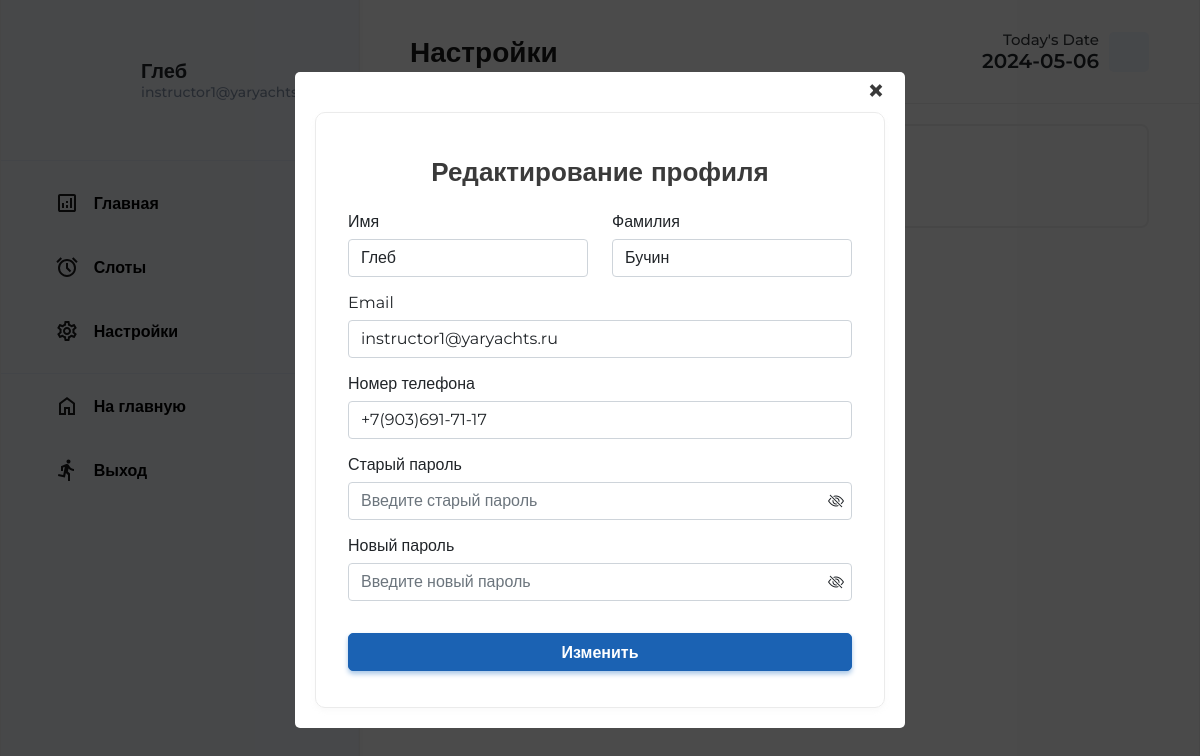
The page /instructor/settings.php?action=edit&id=1&error=0 (signed in) on the database its author committed.
### tables this page shows
CREATE TABLE `instructors` (
  `instructor_id` int(11) NOT NULL,
  `user_id` int(11) NOT NULL,
  `instructor_surname` varchar(50) NOT NULL,
  `instructor_name` varchar(50) NOT NULL,
  `instructor_phone` varchar(20) NOT NULL,
  `status` enum('Основной состав','Запасной состав','Стажировка','Старший инструктор') NOT NULL DEFAULT 'Стажировка',
  `certification` enum('Пройдена','Не пройдена','Пройдена частично') NOT NULL DEFAULT 'Не пройдена'
);

CREATE TABLE `users` (
  `user_id` int(11) NOT NULL,
  `email` varchar(255) NOT NULL,
  `password` varchar(255) NOT NULL,
  `role_id` int(11) NOT NULL,
  `created` timestamp NOT NULL DEFAULT CURRENT_TIMESTAMP
);

### app/database/db.php (called while the page is built, shortened)
<?php
require 'connection.php';
function dbCheckError($query){
    $errInfo = $query->errorInfo();
    return true;
}
function selectOne($table, $params = []){
    global $pdo;
    $sql = "SELECT * FROM $table";
    if(!empty($params)){
        $i = 0;
        foreach ($params as $key => $value){
            if ($i === 0){
                $sql = $sql . " WHERE $key=$value";
            }else{
                $sql = $sql . " AND $key=$value";
            }
            $i++;
        }
    }
    $query = $pdo->prepare($sql);
    $query->execute();
    return $query->fetch();
}

### instructor/settings.php (the view, shortened to what this page needs)
<?php
    include "./../app/database/db.php";
?>
<!DOCTYPE html>
<html lang="en">
<head>
    <link href="https://cdn.jsdelivr.net/npm/bootstrap@5.0.2/dist/css/bootstrap.min.css" rel="stylesheet">
    <link rel="stylesheet" href="https://cdn.jsdelivr.net/npm/bootstrap-icons@1.11.3/font/bootstrap-icons.min.css">
    <link rel="stylesheet" href="../assets/css/dashboard.css">
    <link rel="stylesheet" href="../assets/css/dashmedia.css">
</head>
<body>
    <div class="dashboard">
        <?php include("../app/include/instructor_sidebar.php"); ?>
        <div class="body">
            <header class="header">
                <h1 class="header__title">Настройки</h1>
                <div class="header__calendar">
                    <div class="calendar__text">
                        <p class="calendar__title">Today's Date</p>
                        <p class="calendar__date">
                            <?php
                                $date = date('Y-m-d');
                                echo $date;
                            ?>
                        </p>
                    </div>
                    <div class="calendar__img">
                        <lord-icon src="https://cdn.lordicon.com/abfverha.json" trigger="hover" colors="primary:#1a1a1a" style="width:40px;height:40px"></lord-icon>
                    </div>
                </div>
            </header>
            <main class="main">
                <div class="main__container">
                    <div class="settings__items">
                        <a href="?action=edit&id=<?=$_SESSION['instructor_id']?>&error=0" class="settings__link element-animation">
                            <div class="settings__img">
                            </div>
                            <div class="settings__text">
                                <div class="settings__title">Настроить профиль</div>
                                <div class="settings__desc">Отредактировать данные профиля и изменить пароль</div>
                            </div>
                        </a>
                    </div>
                    <?php
                        if($_GET){
                            $id=$_GET["id"];
                            $action=$_GET["action"];
                            if($action == 'edit'){
                                $errorGet=$_GET["error"];
                                $errorlist= array(
                                    '1'=>'Не все поля заполнены!',
                                    '2'=>'Введите номер телефона полностью!',
                                    '3'=>'Такого пароля не существует',
                                    '4'=>'Пользователь с такой почтой уже уже существует!',
                                    '5'=>'',
                                    '0'=>'',
                                );
                                $instructors= selectOne('instructors',['instructor_id' => $id]);
                                $name = $instructors['instructor_name'];
                                $surname = $instructors['instructor_surname'];
                                $phone = $instructors['instructor_phone'];
                                $user_id = $instructors['user_id'];
                                $users = selectOne('users',['user_id'=> $user_id]);
                                $oldemail = $users['email'];
                                $oldpass = $users['password'];
                                if($errorGet!= '5'){
                                    echo '
                                    <div id="popup" class="overlay">
                                        <div class="popup">
                                            <a class="close" href="settings.php">&times;</a>
                                            <form class="add__form row" method="post" action="'. BASE_URL .'app/controllers/instructor/settings.php">
                                                <h2 class="form__title">Редактирование профиля</h2>
                                                <input name="instructor_id" value="'.$id.'" type="hidden">
                                                <input name="user_id" value="'.$user_id.'" type="hidden">
                                                <input name="oldemail" value="'.$oldemail.'" type="hidden">
                                                <input name="oldpass" value="'.$oldpass.'" type="hidden">
                                                <div class="mb-3">
                                                    <div class="row">
                                                        <div class="col">
                                                            <label for="exampleInputName" class="form-label">Имя</label>
                                                            <input name="name" value="'.$name.'" type="text" class="form-control" id="exampleInputName" required>
                                                        </div>
                                                        <div class="col">
                                                            <label for="exampleInputSurname" class="form-label">Фамилия</label>
                                                            <input name="surname" value="'.$surname.'" type="text" class="form-control" id="exampleInputSurname" required>
                                                        </div>
                                                    </div>
                                                </div>
                                                <div class="mb-3">
                                                    <label for="exampleInputEmail" class="form-label">Email</label>
                                                    <input name="email" value="'.$oldemail.'" type="email" class="form-control" id="exampleInputEmail" required>
                                                </div>
                                                <div class="mb-3">
                                                    <label for="exampleInputTel" class="form-label">Номер телефона</label>
                                                    <input name="phone" value="'.$phone.'" type="tel" class="form-control" id="exampleInputTel" placeholder="+7(___)___-__-__" required>
                                                </div>
                                                <div class="mb-3 password">
                                                    <label for="exampleInputPassword" class="form-label">Старый пароль</label>
                                                    <input name="pass" type="password" class="password form-control" id="exampleInputPassword" placeholder="Введите старый пароль" required>
                                                    <i class="bi bi-eye-slash" id="togglePassword"></i>
                                                </div>
                                                <div class="mb-3 password">
                                                    <label for="exampleInputPasswordNew" class="form-label">Новый пароль</label>
                                                    <input name="passNew" type="password" class="password form-control" id="exampleInputPasswordNew" placeholder="Введите новый пароль" required>
                                                    <i class="bi bi-eye-slash" id="togglePasswordNew"></i>
                                                </div>
                                                    <p class="form__err">'.$errorlist[$errorGet].'</p>
                                                <div class="pb-3">
                                                    <button type="submit" class="submit__btn primary__btn" name="edit__btn">Изменить</button>
                                                </div>
                                            </form>
                                        </div>
                                    </div>';
                                }
                            }
                        }
                    ?>
                </div>
            </main>
        </div>
    </div>
</body>
</html>

### assets/css/dashboard.css (style rules this page uses)
body { background: var(--bg-white); line-height: normal; }
.dashboard { min-height: 100vh; max-width: 1920px; margin: 0 auto; }
.body { height: 100vh; overflow-y: auto; margin-left: 360px ; border-right: 1.5px solid var(--primary-border); box-shadow: 0 0px 0px 2px rgba(240, 240, 240, 0.3); }
.primary__btn { background-color: var(--accent-blue); border: 1px solid var(--accent-blue); box-shadow: 0 3px 5px 0 var(--light-blue); color: #fff; font-size: 16px; font-weight: 600; border-radius: 5px; transition: all .3s ease-in-out; }
.header { display: flex; justify-content: space-between; align-items: center; padding: 30px 50px; border-bottom: 1.5px solid var(--primary-border); gap: 20px; }
.header__title { color: var(--primary-black); font-weight: 900; font-size: 28px; }
.header__calendar { display: flex; align-items: center; gap: 10px; }
.calendar__text { text-align: end; min-width: 110px; white-space: nowrap; }
.calendar__title { font-size: 15px; font-weight: 500; opacity: .9; }
.calendar__date { font-size: 20px; font-weight: 600; }
.calendar__img { width: 40px; height: 40px; background: rgba(105, 145, 214, .09); border-radius: 5px; }
.main__container { width: calc(100% - 100px); margin: auto; padding: 20px 0 40px 0; }
.overlay { position: fixed; top: 0; left: 0; right: 0; height: 100vh; background: rgba(0, 0, 0, 0.7); display: flex; justify-content: center; z-index: 1; }
.popup { margin: auto; padding: 40px 20px 20px 20px; background: #fff; border-radius: 5px; position: relative; max-width: 90%; max-height: 90%; overflow: auto; }
.popup .close { position: absolute; top: 0; right: 20px; transition: all 200ms; font-size: 30px; font-weight: bold; color: var(--primary-grey); }
.add__form { margin: 0 auto; max-width: 570px; padding: 20px; background-color: #fff; border: 1px solid var(--primary-border); box-shadow: 0 3px 5px 0 rgba(240, 240, 240, 0.3); border-radius: 10px; }
.form__title { text-align: center; padding: 24px 0; font-weight: 900; font-size: 26px; margin: 0; color: var(--primary-grey); }
.password { position: relative; }
.bi-eye-slash { position: absolute; right: 20px; bottom: 9px; }
.submit__btn { font-weight: 600; width: 100%; margin: 0 auto; height: 38px; }
.settings__items { display: flex; flex-direction: column; row-gap: 20px; }
.settings__link.element-animation { width: 100%; border: 2px solid var(--primary-border); border-radius: 8px; padding: 20px; display: flex; column-gap: 10px; align-items: center; transition: all .3s ease-in-out; color: #1a1a1a; opacity: 0; -webkit-transform: translateY(10px); -ms-transform: translateY(10px); transform: translateY(10px); -webkit-transition: all 1.2s; -o-transition: all 1.2s; transition: all 1.2s; }
.settings__link.element-animation.element-show { opacity: 1; -webkit-transform: translateY(0); -ms-transform: translateY(0); transform: translateY(0); }
.settings__img { min-width: 60px; min-height: 60px; display: flex; justify-content: center; align-items: center; border-radius: 5px; background-color: rgba(105, 145, 214, .09); }
.settings__title { font-size: 24px; font-weight: 700; margin-bottom: 5px; color: var(--accent-blue); }
.settings__desc { font-size: 15px; font-weight: 500; }

### assets/css/dashmedia.css (style rules this page uses)
@media (max-width:1350px) { .header { flex-wrap: wrap; } }
@media (max-width:1350px) { .header__title, .header__search, .header__calendar { flex: 1 0 auto; } }
@media (max-width:1350px) { .header__calendar { justify-content: end; } }

### assets/css/default.css (style rules this page uses)
:root { --primary-blue: #4e88b8; --light-blue:#a8c7e7; --primary-black:#1a1a1a; --primary-grey: #3a3a3a; --accent-blue: #1b62b3; --bg-white:#fafafa; --primary-border:#ebebeb; --error-red: #E32636; }
* { margin: 0; padding: 0; box-sizing: border-box; }
a { text-decoration: none; }
button { border:none; outline: none; cursor: pointer; background: transparent; }
p { margin-bottom: 0 !important; }
h1 { line-height: normal !important; margin: 0 !important; }
body { font-family: "Montserrat", sans-serif; background-color: #ffffff; }

### rows shown on the page
instructors: name "Глеб", surname "Бучин", phone "+7(903)691-71-17"
users: email "instructor1@yaryachts.ru"

### other values the page prints
$_SESSION["name"] "Глеб"
